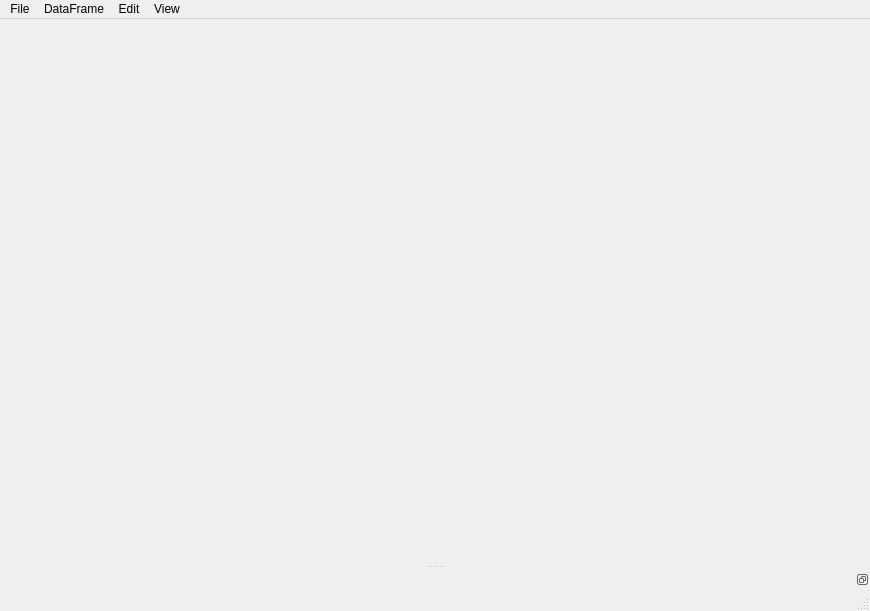
<?xml version="1.0" encoding="UTF-8"?>
<ui version="4.0">
 <class>MainWindow</class>
 <widget class="QMainWindow" name="MainWindow">
  <property name="geometry">
   <rect>
    <x>0</x>
    <y>0</y>
    <width>870</width>
    <height>611</height>
   </rect>
  </property>
  <property name="windowTitle">
   <string>MainWindow</string>
  </property>
  <widget class="QWidget" name="centralwidget"/>
  <widget class="QMenuBar" name="menubar">
   <property name="geometry">
    <rect>
     <x>0</x>
     <y>0</y>
     <width>870</width>
     <height>22</height>
    </rect>
   </property>
   <widget class="QMenu" name="menuFile">
    <property name="title">
     <string>File</string>
    </property>
    <addaction name="actionNew"/>
    <addaction name="actionOpen"/>
   </widget>
   <widget class="QMenu" name="menuEdit">
    <property name="enabled">
     <bool>true</bool>
    </property>
    <property name="title">
     <string>Edit</string>
    </property>
    <addaction name="actionProject_Configuration"/>
    <addaction name="actionPreferences"/>
   </widget>
   <widget class="QMenu" name="menuView">
    <property name="title">
     <string>View</string>
    </property>
    <addaction name="actionShow_Viewer"/>
    <addaction name="actionNew_Viewer_instance"/>
    <addaction name="separator"/>
    <addaction name="actionNewAnalyzerInstance"/>
    <addaction name="actionShow_all_Analyzer_windows"/>
    <addaction name="separator"/>
    <addaction name="actionNew_Stats_Plots_instance"/>
    <addaction name="actionShow_all_Stats_Plots_windows"/>
    <addaction name="separator"/>
    <addaction name="actionConsole"/>
    <addaction name="separator"/>
   </widget>
   <widget class="QMenu" name="menuDataFrame">
    <property name="enabled">
     <bool>true</bool>
    </property>
    <property name="title">
     <string>DataFrame</string>
    </property>
    <addaction name="actionSave_child_as_root"/>
    <addaction name="actionUpdate_children_from_Root"/>
    <addaction name="separator"/>
    <addaction name="actionDataframe_Editor"/>
   </widget>
   <addaction name="menuFile"/>
   <addaction name="menuDataFrame"/>
   <addaction name="menuEdit"/>
   <addaction name="menuView"/>
  </widget>
  <widget class="QStatusBar" name="statusbar"/>
  <widget class="QDockWidget" name="dockWidget">
   <property name="sizePolicy">
    <sizepolicy hsizetype="Expanding" vsizetype="Expanding">
     <horstretch>0</horstretch>
     <verstretch>0</verstretch>
    </sizepolicy>
   </property>
   <property name="acceptDrops">
    <bool>true</bool>
   </property>
   <property name="features">
    <set>QDockWidget::DockWidgetFloatable|QDockWidget::DockWidgetMovable</set>
   </property>
   <attribute name="dockWidgetArea">
    <number>8</number>
   </attribute>
   <widget class="QWidget" name="dockWidgetContents"/>
  </widget>
  <action name="actionNew">
   <property name="text">
    <string>New</string>
   </property>
  </action>
  <action name="actionOpen">
   <property name="text">
    <string>Open</string>
   </property>
  </action>
  <action name="actionOpen_in_Analyzer">
   <property name="enabled">
    <bool>true</bool>
   </property>
   <property name="text">
    <string>Open in Analyzer</string>
   </property>
  </action>
  <action name="actionSave_child_as_root">
   <property name="enabled">
    <bool>true</bool>
   </property>
   <property name="text">
    <string>New project from Child</string>
   </property>
  </action>
  <action name="actionDelete_Child_from_Project">
   <property name="text">
    <string>Delete Child from Project</string>
   </property>
  </action>
  <action name="actionProject_Configuration">
   <property name="text">
    <string>Project Configuration</string>
   </property>
  </action>
  <action name="actionShow_Viewer">
   <property name="enabled">
    <bool>false</bool>
   </property>
   <property name="text">
    <string>Show Viewer(s)</string>
   </property>
  </action>
  <action name="actionNewAnalyzerInstance">
   <property name="checkable">
    <bool>false</bool>
   </property>
   <property name="enabled">
    <bool>false</bool>
   </property>
   <property name="text">
    <string>New Analyzer instance</string>
   </property>
  </action>
  <action name="actionNew_Viewer_instance">
   <property name="text">
    <string>New Viewer instance</string>
   </property>
  </action>
  <action name="actionConsole">
   <property name="checkable">
    <bool>true</bool>
   </property>
   <property name="checked">
    <bool>false</bool>
   </property>
   <property name="enabled">
    <bool>true</bool>
   </property>
   <property name="text">
    <string>Console</string>
   </property>
  </action>
  <action name="actionHide_Console">
   <property name="enabled">
    <bool>false</bool>
   </property>
   <property name="text">
    <string>Hide Console</string>
   </property>
  </action>
  <action name="actionNew_Stats_Plots_instance">
   <property name="text">
    <string>New Stats/Plots instance</string>
   </property>
  </action>
  <action name="actionShow_all_Analyzer_windows">
   <property name="text">
    <string>Show all Analyzer windows</string>
   </property>
  </action>
  <action name="actionShow_all_Stats_Plots_windows">
   <property name="text">
    <string>Show all Stats/Plots windows</string>
   </property>
  </action>
  <action name="actionUpdate_children_from_Root">
   <property name="text">
    <string>Update children from root</string>
   </property>
  </action>
  <action name="actionPreferences">
   <property name="text">
    <string>Preferences</string>
   </property>
  </action>
  <action name="actionDataframe_Editor">
   <property name="text">
    <string>Dataframe Editor</string>
   </property>
  </action>
 </widget>
 <resources/>
 <connections>
  <connection>
   <sender>actionConsole</sender>
   <signal>toggled(bool)</signal>
   <receiver>dockWidget</receiver>
   <slot>setVisible(bool)</slot>
   <hints>
    <hint type="sourcelabel">
     <x>-1</x>
     <y>-1</y>
    </hint>
    <hint type="destinationlabel">
     <x>434</x>
     <y>569</y>
    </hint>
   </hints>
  </connection>
 </connections>
</ui>
